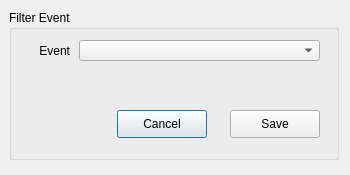
<?xml version="1.0" encoding="UTF-8"?>
<ui version="4.0">
 <class>EventFilterSetting</class>
 <widget class="QDialog" name="EventFilterSetting">
  <property name="windowModality">
   <enum>Qt::ApplicationModal</enum>
  </property>
  <property name="geometry">
   <rect>
    <x>0</x>
    <y>0</y>
    <width>350</width>
    <height>175</height>
   </rect>
  </property>
  <property name="sizePolicy">
   <sizepolicy hsizetype="MinimumExpanding" vsizetype="MinimumExpanding">
    <horstretch>0</horstretch>
    <verstretch>0</verstretch>
   </sizepolicy>
  </property>
  <property name="minimumSize">
   <size>
    <width>350</width>
    <height>175</height>
   </size>
  </property>
  <property name="maximumSize">
   <size>
    <width>350</width>
    <height>175</height>
   </size>
  </property>
  <property name="windowTitle">
   <string>Set Event Filter</string>
  </property>
  <widget class="QGroupBox" name="eventFilterBox">
   <property name="geometry">
    <rect>
     <x>9</x>
     <y>10</y>
     <width>330</width>
     <height>150</height>
    </rect>
   </property>
   <property name="minimumSize">
    <size>
     <width>330</width>
     <height>150</height>
    </size>
   </property>
   <property name="maximumSize">
    <size>
     <width>330</width>
     <height>150</height>
    </size>
   </property>
   <property name="title">
    <string>Filter Event</string>
   </property>
   <widget class="QLabel" name="label">
    <property name="geometry">
     <rect>
      <x>0</x>
      <y>30</y>
      <width>61</width>
      <height>21</height>
     </rect>
    </property>
    <property name="text">
     <string>Event</string>
    </property>
    <property name="alignment">
     <set>Qt::AlignRight|Qt::AlignTrailing|Qt::AlignVCenter</set>
    </property>
   </widget>
   <widget class="QComboBox" name="EventCombo">
    <property name="geometry">
     <rect>
      <x>70</x>
      <y>30</y>
      <width>241</width>
      <height>21</height>
     </rect>
    </property>
    <property name="maxVisibleItems">
     <number>5</number>
    </property>
   </widget>
   <widget class="QPushButton" name="CancelDialogBtn">
    <property name="geometry">
     <rect>
      <x>108</x>
      <y>100</y>
      <width>90</width>
      <height>28</height>
     </rect>
    </property>
    <property name="text">
     <string>Cancel</string>
    </property>
   </widget>
   <widget class="QPushButton" name="SaveDialogBtn">
    <property name="geometry">
     <rect>
      <x>221</x>
      <y>100</y>
      <width>90</width>
      <height>28</height>
     </rect>
    </property>
    <property name="focusPolicy">
     <enum>Qt::TabFocus</enum>
    </property>
    <property name="text">
     <string>Save</string>
    </property>
   </widget>
  </widget>
 </widget>
 <resources/>
 <connections/>
</ui>
